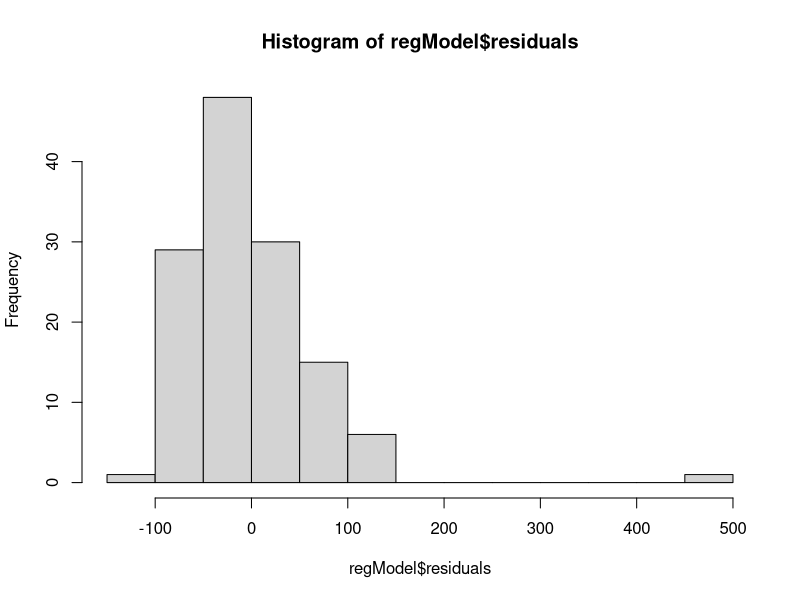
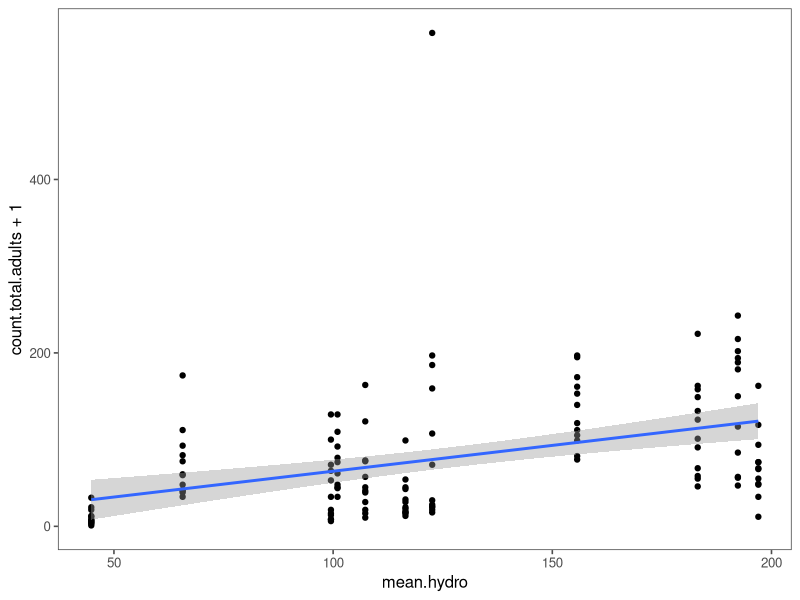
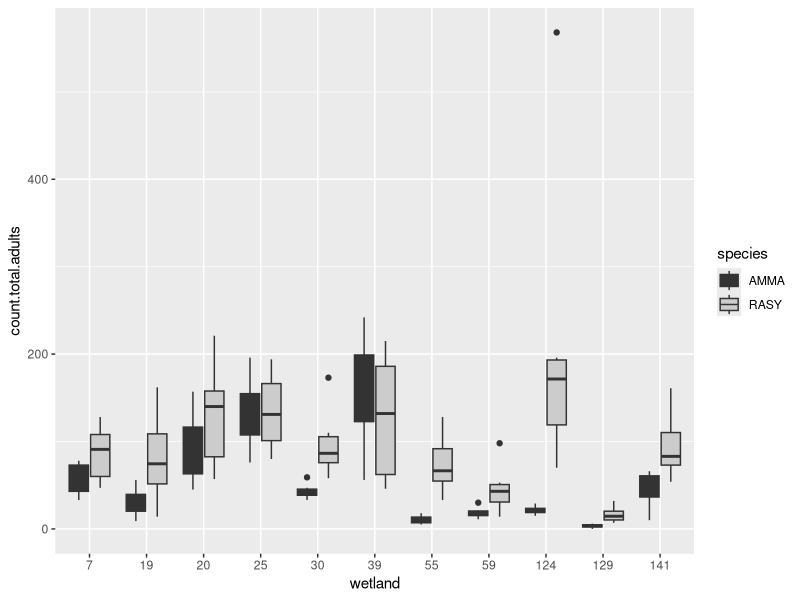
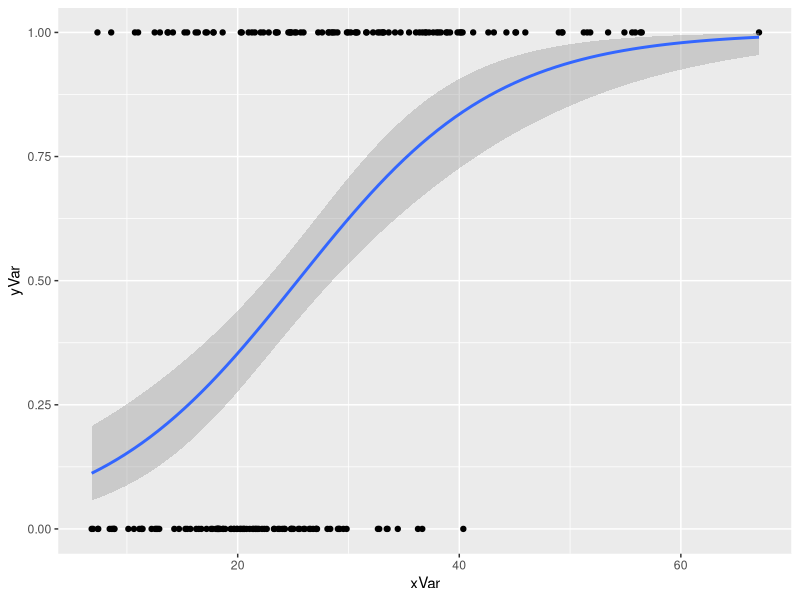
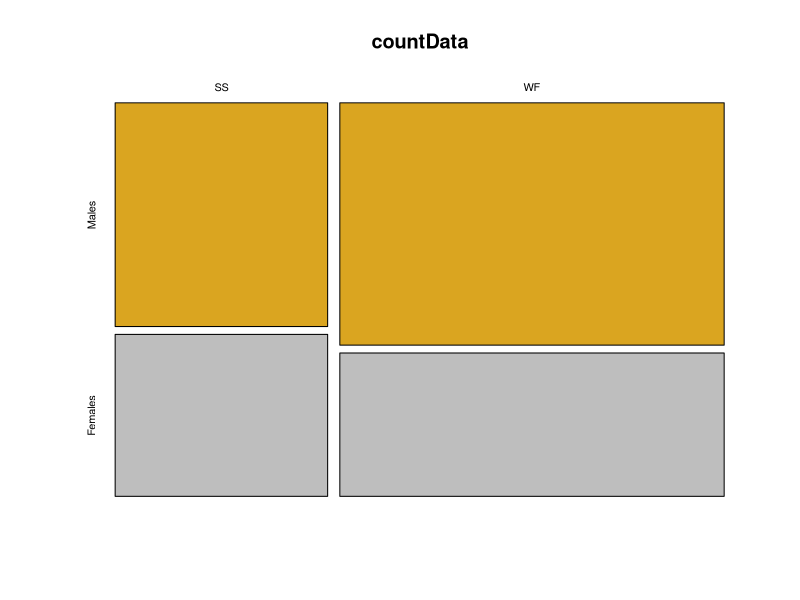
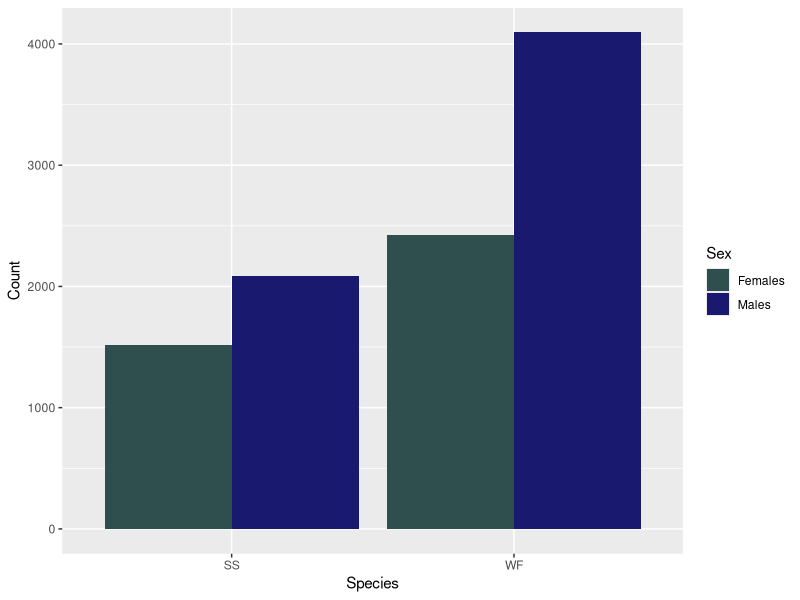
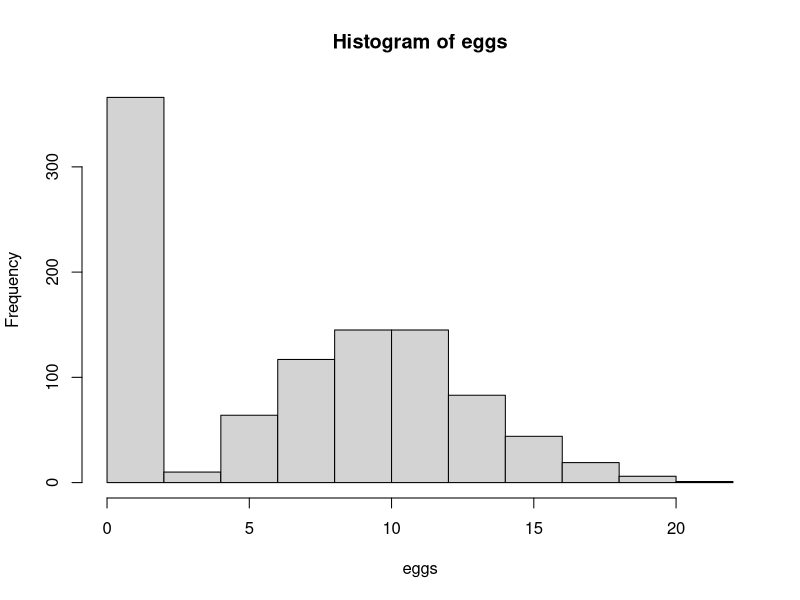
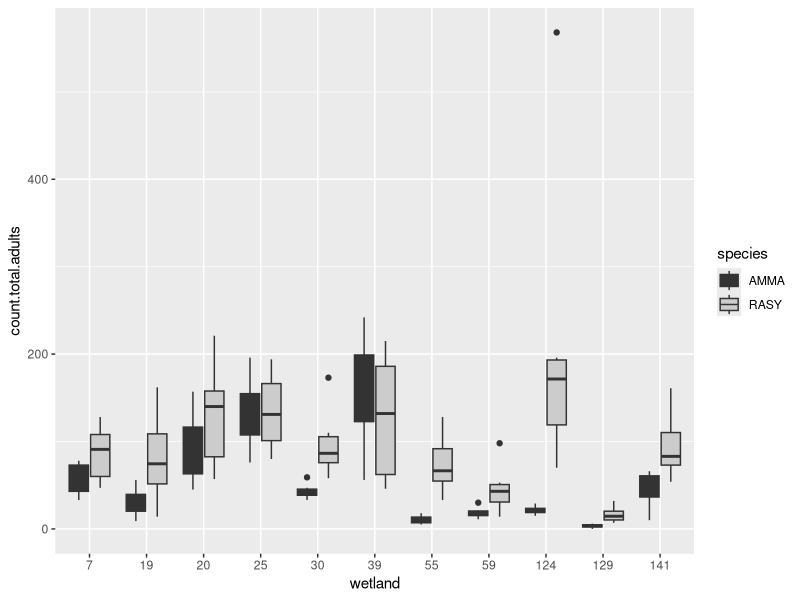

Recreate these plots in R, in order.
#### Simple Data Analysis and More Complex Control Structures
#### 30 January 2023

dryadData <- read.table(file="Data/veysey-powell-and-babbitt_data_buffers-and-amphibians2.csv", header=T, sep = ",")

library(tidyverse)
library(ggthemes)

### Analyses 
### Experimental designs
### independent variable (x-axis) vs dependent variable (y-axis)
### continuous (range of numbers: height, temp, etc.) vs discrete (categories: species, treatments, site, etc.) variables
## 2 continuous = linear regression
## x = cat, y = cont: t-test/ANOVA (box plot/bar graph)
## 2 categorical = chi-squared (count) (table/mosaic plot)
## x = cont, y = cat: logistic regression (logistic curve plot)

glimpse(dryadData)

### Basic linear regression analysis (2 continuous variables)
### Is there a relationship between the mean pool hydroperiod and the number of breeding frogs caught?

regModel <- lm(count.total.adults ~ mean.hydro, data=dryadData)
summary(regModel)
hist(regModel$residuals)
summary(regModel)$"r.squared"
summary(regModel)[["r.squared"]]

#View(summary(regModel))

regplot <- ggplot(data=dryadData, aes(x=mean.hydro, y=count.total.adults+1)) + 
  geom_point() + 
  stat_smooth(method = "lm", se = 0.99) 
regplot + theme_few()

### Basic ANOVA
### Was there a statistically significant difference in the number of adults among wetlands?

ANOmodel <- aov(count.total.adults ~ factor(wetland), data = dryadData)
summary(ANOmodel)


dryadData %>% 
  group_by(wetland) %>% 
  summarise(avgHydro = mean(count.total.adults, na.rm = T), N = n())



### Boxplot
dryadData$wetland <- factor(dryadData$wetland) 
class (dryadData$wetland)

ANOplot2 <- ggplot(data=dryadData, mapping=aes(x=wetland, y=count.total.adults, fill =species)) + 
  geom_boxplot() + 
  scale_fill_grey()
ANOplot2


ggsave(file="SpeciesBoxplots.pdf", plot = ANOplot2, device = "pdf")


### Logistic Regression
## Data Frame
# gamma probability - continuous variables that are always positive and have a skewed distribution

xVar <- sort(rgamma(n=200, shape = 5, scale = 5))
yVar <- sample(rep(c(1,0), each=100), prob = seq_len(200))
LogRegData <- data.frame(xVar, yVar)

# Analysis

logRegModel <- glm(yVar ~ xVar, data = LogRegData, family = binomial(link=logit))
summary(logRegModel)

logregplot <- ggplot(data=LogRegData, aes(x=xVar, y=yVar)) + 
  geom_point() + 
  stat_smooth(method = "glm", method.args = list(family=binomial))
print(logregplot)

### Contingency table (chi-squared) analysis
### Are there differences in counts of males and females between species?

countData <- dryadData %>% 
  group_by(species) %>% 
  summarize(Males = sum(No.males, na.rm=T), Females = sum(No.females, na.rm=T)) %>% 
  select(-species) %>% 
  as.matrix()
countData

row.names(countData) = c("SS","WF")

#chi-squared
chisq.test(countData)$residuals

### mosaic plot
mosaicplot(x=countData, col=c("goldenrod", "grey"), shade=F)


# bar plot
countDataLong <- countData %>%
  as.tibble() %>% 
  mutate(Species = c(rownames(countData))) %>% 
  pivot_longer(cols = Males:Females, names_to = "Sex", values_to = "Count")

ggplot(data = countDataLong, mapping = aes(x=Species, y=Count, fill = Sex)) + 
  geom_bar(stat="identity", position = "dodge") +
  scale_fill_manual(values=c("darkslategray", "midnightblue"))



############################################################################
# Control Structure

# if/else and if statements

### if statement:: if(condition) {expression 1}
### if (condition) {expression} else {exression 2}
### if (condition 1) {expression 1} else if (condition 2) {expression 2} else {expression 3}
### if any final unspecified else captures the rest of conditions
# else must appear on the same line as the expression
# use it for single values

z <- signif(runif(1), digits=2)
if (z > 0.8) {cat(z, "is a large number", "\n")} else 
  if (z < 0.2) {cat(z, "is a small number", "\n")} else 
  {cat(z, "is a number of typical size", "\n")
    cat("z^2 =", z^2, "\n")}

## ifelse to fill vectors
### ifelse(condition, yes, no)

#### insect population where females lay 10.2 eggs on average, follows a Poisson distribution (discrete probability distribution showing the likely number of times an event will occur). 35% parasitism where no eggs are laid. make a distribution for 1000 individuals

tester <- runif(1000)
eggs <- ifelse(tester>0.35, rpois(n=1000, lambda = 10.2), 0)
hist(eggs)

pVals <- runif(1000)
z <- ifelse(pVals <= 0.025, "lowerTail", "nonSig")
z


# for loops
# workhorse function for doing all computer languages
### controversial in R
## - often necessary (vectorization in R)
#### very slow with certain operation
### family of apply functions


## anatomy of for loop
## for(variable in a seq){start middle and end of for loop
#}
# var is a counter variable that holds the current value of the loop (i, j, k)
# sequence is an integer vector that defines start/end of loop

for(i in 1:5){
  cat("stuck in a loop", i, "\n")
  cat(3+2, "\n")
  cat(3+i, "\n")
}


my_dogs <- c("chow", "akita", "malamute", "husky", "samoyed")
for(i in 1:length(my_dogs)){
  cat("i=", i, "my_dogs[i]=", my_dogs[i], "\n")
}


#### use double for loops

m <- matrix(round(runif(20), digits=2), nrow = 5)

for (i in 1:nrow(m)) {
  m[i,] <- m[i, ] + i
}
m

for (j in 1:ncol(m)){
  m[,j] <- m[,j] +j
}
m

for(i in 1:nrow(m)){
  for(j in 1:ncol(m)){
    m[i,j] <- m[i,j] + i + j
  }
}  
m
